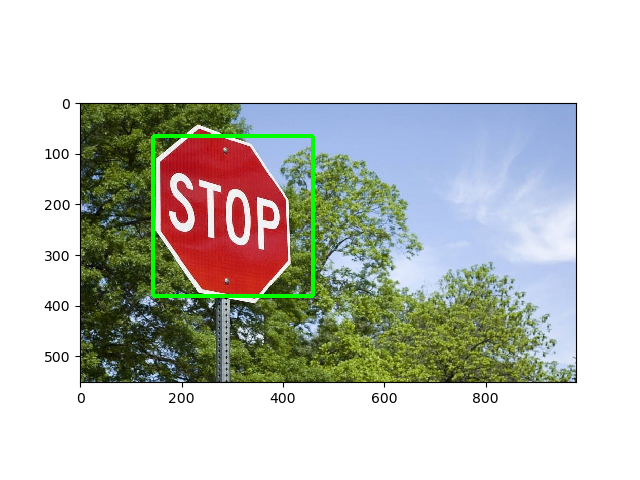
#> input picture testing.jpg, 640 x 480 px
$ python EXP23.py
#> lines starting #> are read from the running program, lines starting #| are printed output that depends on the picture
import cv2
import numpy as np

img = cv2.imread("testing.jpg", 0)
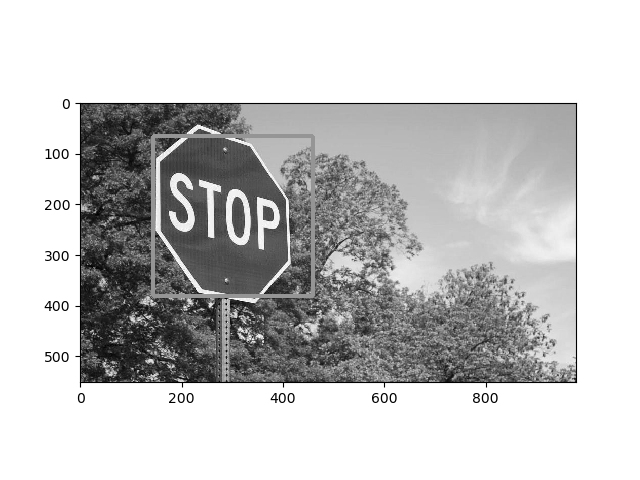
#> img: shape (480, 640); min 0, max 255, mean 197.9

kernel = np.ones((5,5), np.uint8)
tophat = cv2.morphologyEx(img, cv2.MORPH_TOPHAT, kernel)
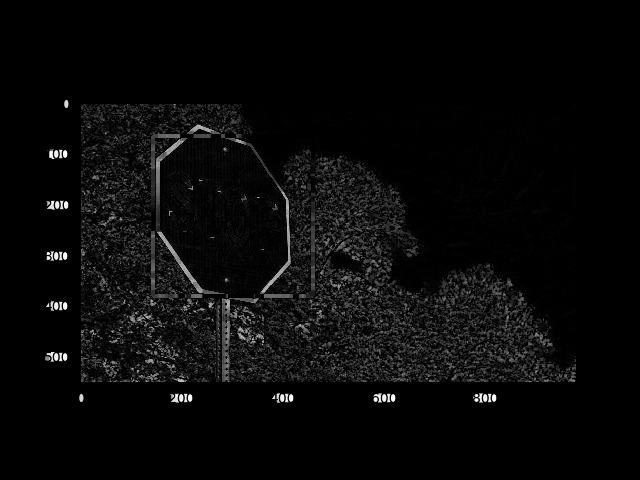
#> tophat: shape (480, 640); min 0, max 255, mean 8.9

cv2.imshow("Original", img)
cv2.imshow("Top Hat", tophat)

cv2.waitKey(0)
cv2.destroyAllWindows()

$ run again, with GROUP.jpg copied over testing.jpg
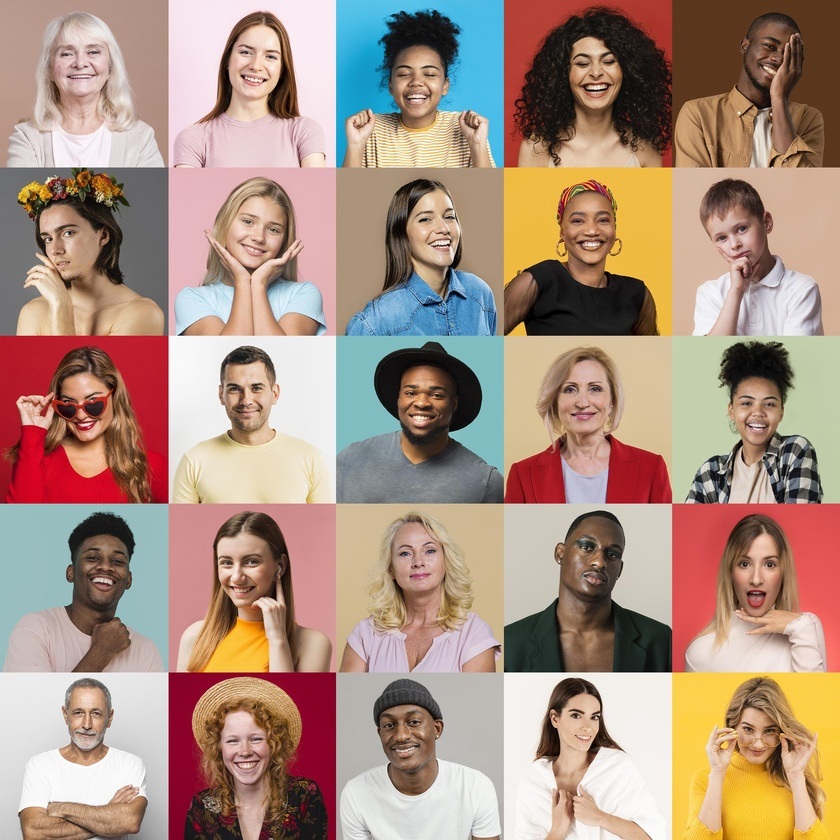
#> input picture GROUP.jpg, 840 x 840 px, shrunk from 2362 x 2362 before the run
#> `img = cv2.imread("testing.jpg", 0)`:
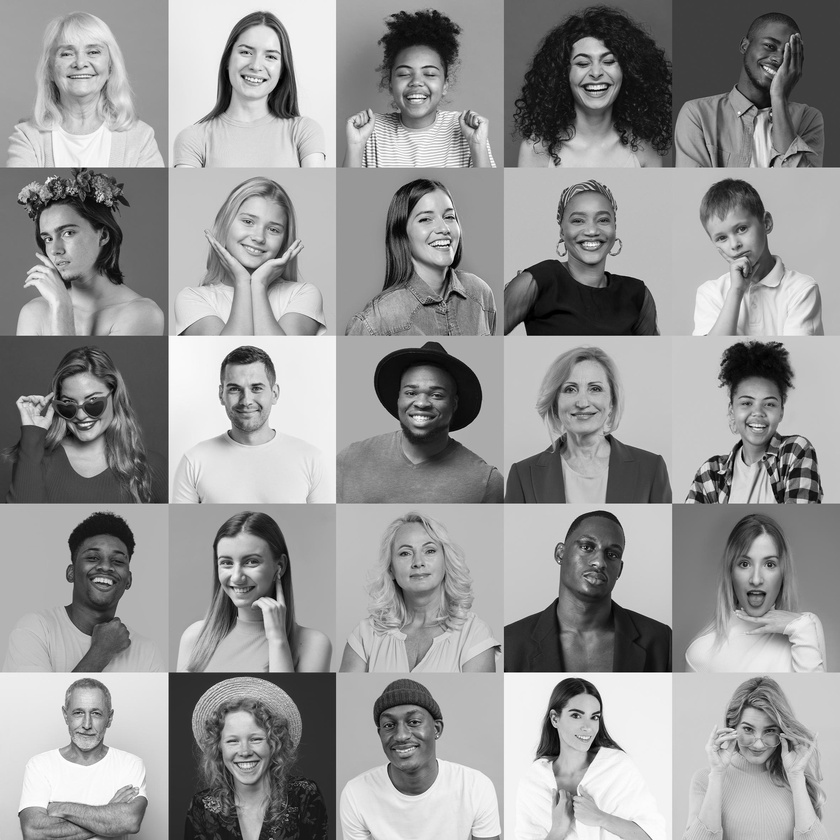
#> img: shape (840, 840); min 0, max 255, mean 150.6
#> `tophat = cv2.morphologyEx(img, cv2.MORPH_TOPHAT, kernel)`:
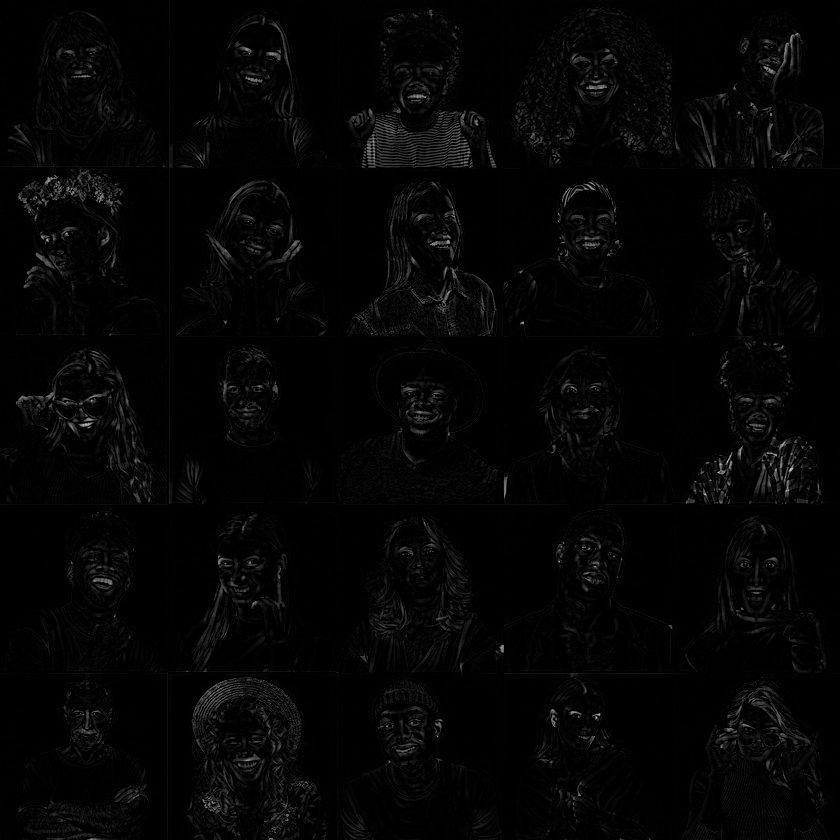
#> tophat: shape (840, 840); min 0, max 202, mean 4.6
